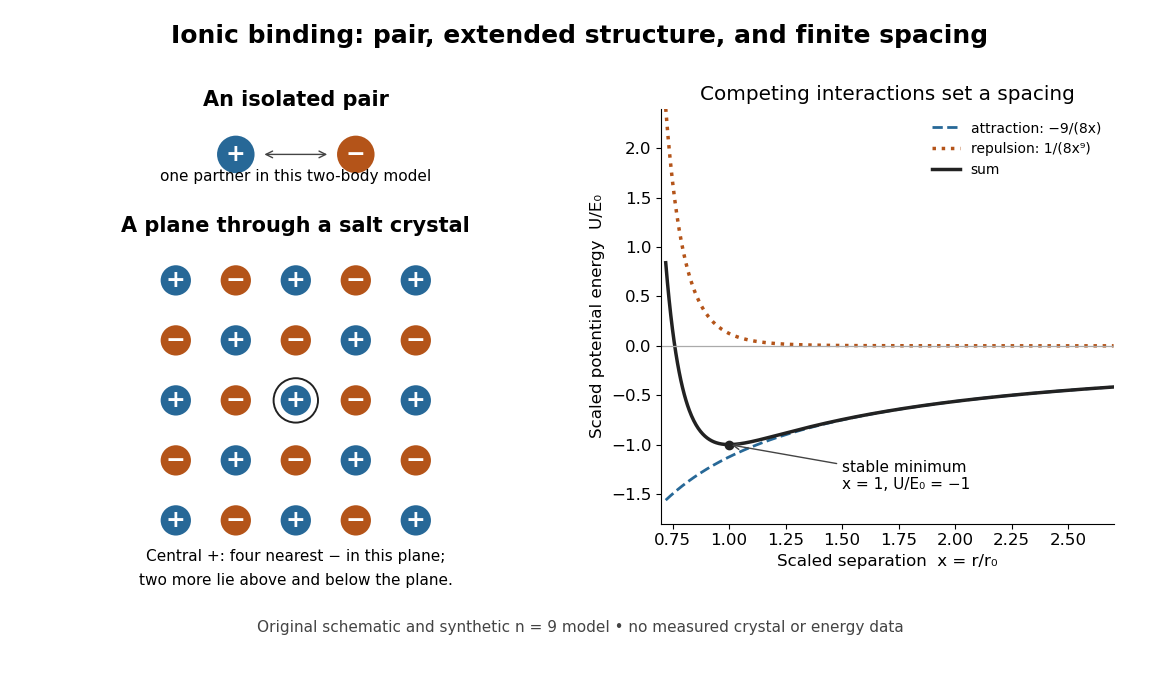

Reproduce this figure in Python.
"""Original ionic-binding schematic; Python 3.14, matplotlib 3.10.7, numpy 2.3.5.

Run from _media; the PNG is written to the current working directory.
Geometry is a schematic rock-salt plane; the potential is a stipulated model,
not a fit, a diffraction measurement, or a physical lattice-energy dataset.
"""

from pathlib import Path

import matplotlib.pyplot as plt
from matplotlib.patches import Circle
import numpy as np


def reduced_energy(x):
    """U/E0 for the stipulated n=9 attraction-plus-repulsion model."""
    return (-9 / x + x**-9) / 8


def main():
    plt.rcParams.update({"font.size": 12, "axes.spines.top": False,
                         "axes.spines.right": False})
    fig = plt.figure(figsize=(11.6, 6.8), dpi=100, facecolor="white")
    ax = fig.add_axes((0.04, 0.12, 0.43, 0.75))
    ax.set(xlim=(-2.9, 2.9), ylim=(-3.3, 5.2), aspect="equal")
    ax.axis("off")
    blue, orange = "#276897", "#b45419"

    def ion(x, y, positive, radius=0.27):
        ax.add_patch(Circle((x, y), radius, facecolor=blue if positive else orange,
                            edgecolor="white", linewidth=1.5))
        ax.text(x, y, "+" if positive else "−", color="white", ha="center",
                va="center", fontsize=17, weight="bold")

    ax.text(0, 4.9, "An isolated pair", ha="center", weight="bold", fontsize=15)
    ion(-1, 4.1, True, 0.33)
    ion(1, 4.1, False, 0.33)
    ax.annotate("", (0.57, 4.1), (-0.57, 4.1),
                arrowprops={"arrowstyle": "<->", "color": "#444444"})
    ax.text(0, 3.65, "one partner in this two-body model", ha="center", fontsize=11)
    ax.text(0, 2.8, "A plane through a salt crystal", ha="center", weight="bold", fontsize=15)
    for i in range(-2, 3):
        for j in range(-2, 3):
            ion(i, j, (i + j) % 2 == 0)
    ax.add_patch(Circle((0, 0), 0.37, fill=False, edgecolor="#222222", linewidth=1.4))
    ax.text(0, -2.68, "Central +: four nearest − in this plane;", ha="center", fontsize=11)
    ax.text(0, -3.08, "two more lie above and below the plane.", ha="center", fontsize=11)

    energy = fig.add_axes((0.57, 0.23, 0.39, 0.61), facecolor="white")
    x = np.linspace(0.72, 2.7, 800)
    energy.plot(x, -9 / (8 * x), "--", color=blue, lw=2, label="attraction: −9/(8x)")
    energy.plot(x, x**-9 / 8, ":", color=orange, lw=2.5, label="repulsion: 1/(8x⁹)")
    energy.plot(x, reduced_energy(x), color="#222222", lw=2.5, label="sum")
    energy.axhline(0, color="#aaaaaa", lw=0.9)
    energy.plot(1, -1, "o", color="#222222", ms=6)
    energy.annotate("stable minimum\nx = 1, U/E₀ = −1", (1, -1), (1.5, -1.45),
                    arrowprops={"arrowstyle": "->", "color": "#444444"}, fontsize=11)
    energy.set(xlim=(0.7, 2.7), ylim=(-1.8, 2.4), xlabel="Scaled separation  x = r/r₀",
               ylabel="Scaled potential energy  U/E₀", title="Competing interactions set a spacing")
    energy.legend(loc="upper right", fontsize=10, frameon=False)
    fig.suptitle("Ionic binding: pair, extended structure, and finite spacing", y=0.965,
                 fontsize=18, weight="bold")
    fig.text(0.5, 0.07, "Original schematic and synthetic n = 9 model • no measured crystal or energy data",
             ha="center", fontsize=11, color="#444444")
    fig.savefig(Path.cwd() / f"{Path(__file__).stem}.png", facecolor="white", transparent=False)
    plt.close(fig)


if __name__ == "__main__":
    main()
